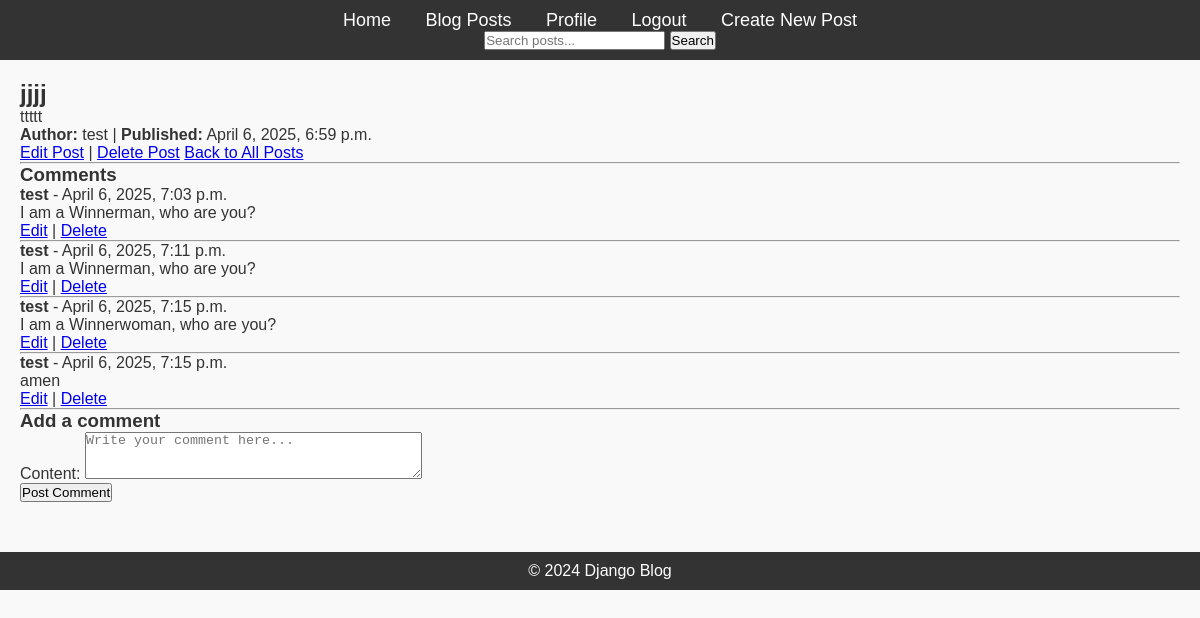
/post/6/ (signed in), run on the app's committed database.
### blog/models.py (models this page shows, shortened)
class Post(models.Model):
    title = models.CharField(max_length=200)
    content = models.TextField()
    published_date = models.DateTimeField(auto_now_add=True)
    author = models.ForeignKey(User, on_delete=models.CASCADE, related_name='posts')
    tags = TaggableManager()

class Comment(models.Model):
    post = models.ForeignKey('Post', related_name="comments", on_delete=models.CASCADE)
    author = models.ForeignKey(User, on_delete=models.CASCADE)
    content = models.TextField()
    created_at = models.DateTimeField(default=timezone.now)
    updated_at = models.DateTimeField(auto_now=True)

### blog/views.py (the view)
# urls.py: path('post/<int:pk>/', PostDetailView.as_view(), name='post_detail'),
class PostDetailView(DetailView):
    model = Post
    template_name = 'blog/post_detail.html'  # Template for displaying a single post
    context_object_name = 'post'  # Context variable in the template
    def get_context_data(self, **kwargs):
        context = super().get_context_data(**kwargs)
        post = self.get_object()
        context['comments'] = Comment.objects.filter(post=post)
        context['comment_form'] = CommentForm()
        return context

### blog/forms.py
class CommentForm(forms.ModelForm):
    class Meta:
        model = Comment
        fields = ['content']
        widgets = {
            'content': forms.Textarea(attrs={
                'class': 'form-control',
                'rows': 3,
                'placeholder': 'Write your comment here...'
            }),
        }

### blog/templates/blog/post_detail.html (shortened to what this page needs)
{% extends 'blog/base.html' %}
{% block content %}
  <h2>{{ post.title }}</h2>
  <p>{{ post.content }}</p>
  <p><strong>Author:</strong> {{ post.author.username }} | <strong>Published:</strong> {{ post.published_date }}</p>
  {% if user == post.author %}
    <a href="{% url 'post_edit' post.pk %}">Edit Post</a> |
    <a href="{% url 'post_delete' post.pk %}">Delete Post</a>
  {% endif %}
  <a href="{% url 'posts-list' %}">Back to All Posts</a>
  <hr>
  <h3>Comments</h3>
{% for comment in comments %}
  <div>
    <p><strong>{{ comment.author.username }}</strong> - {{ comment.created_at }}</p>
    <p>{{ comment.content }}</p>
    {% if user == comment.author %}
      <a href="{% url 'comment-update' comment.pk %}">Edit</a> |
      <a href="{% url 'comment-delete' comment.pk %}">Delete</a>
    {% endif %}
  </div>
  <hr>
{% empty %}
  <p>No comments yet.</p>
{% endfor %}
{% if user.is_authenticated %}
  <h3>Add a comment</h3>
  <form method="post" action="{% url 'comment-create' post.pk %}">
    {{ comment_form.as_p }}
    <button type="submit">Post Comment</button>
  </form>
{% else %}
  <p><a href="{% url 'login' %}">Log in</a> to leave a comment.</p>
{% endif %}
{% endblock %}

### blog/static/css/styles.css (style rules this page uses)
* { margin: 0; padding: 0; box-sizing: border-box; }
body { font-family: Arial, sans-serif; background-color: #f9f9f9; color: #333; }

### data on the page
Post: title "jjjj", content "ttttt", author.username "test", published_date "April 6, 2025, 6:59 p.m."
Comment: author.username "test", created_at "April 6, 2025, 7:03 p.m.", content "I am a Winnerman, who are you?", shows "Edit"
Comment: author.username "test", created_at "April 6, 2025, 7:11 p.m.", content "I am a Winnerman, who are you?", shows "Edit"
Comment: author.username "test", created_at "April 6, 2025, 7:15 p.m.", content "I am a Winnerwoman, who are you?", shows "Edit"
Comment: author.username "test", created_at "April 6, 2025, 7:15 p.m.", content "amen", shows "Edit"
